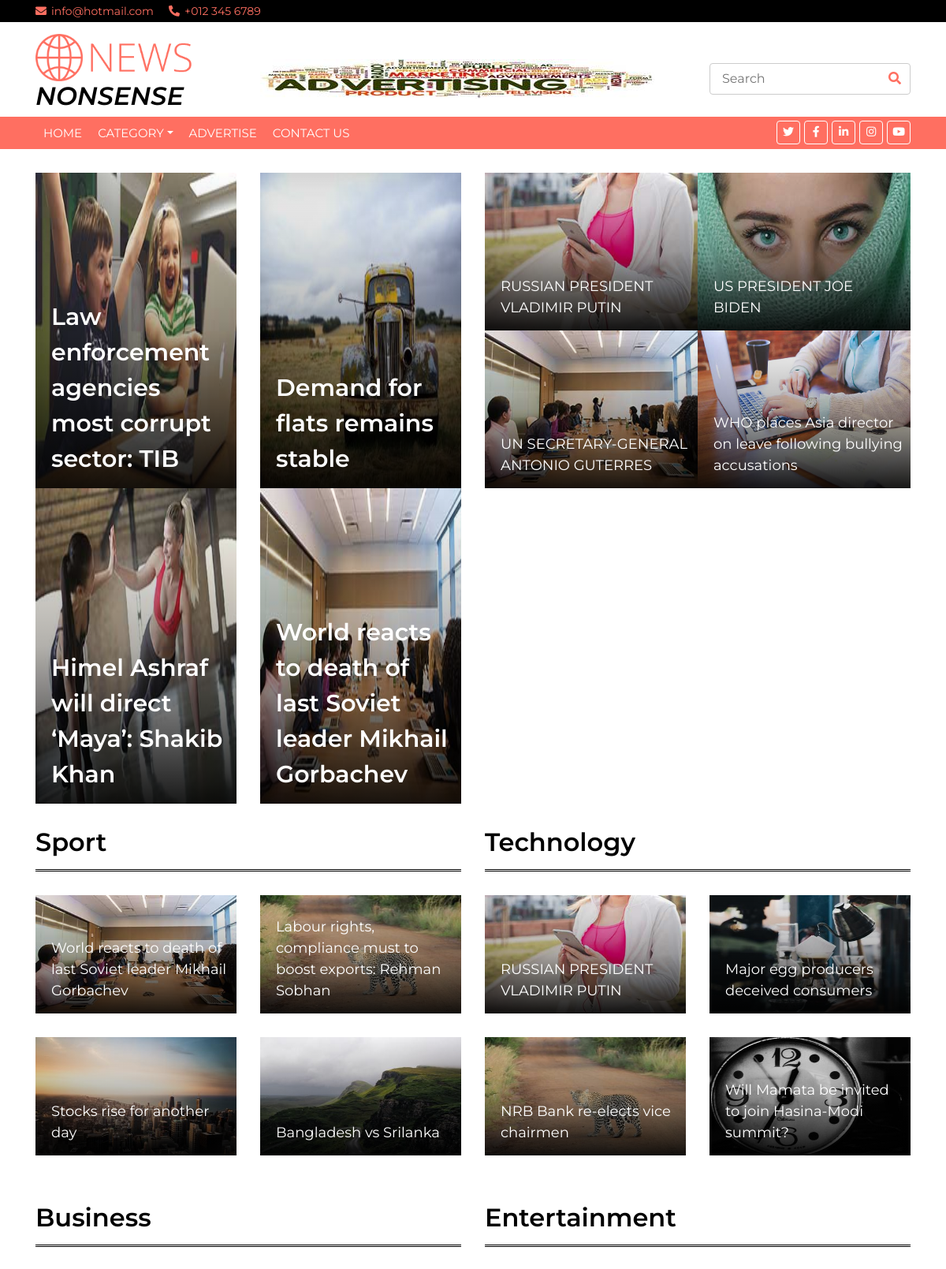
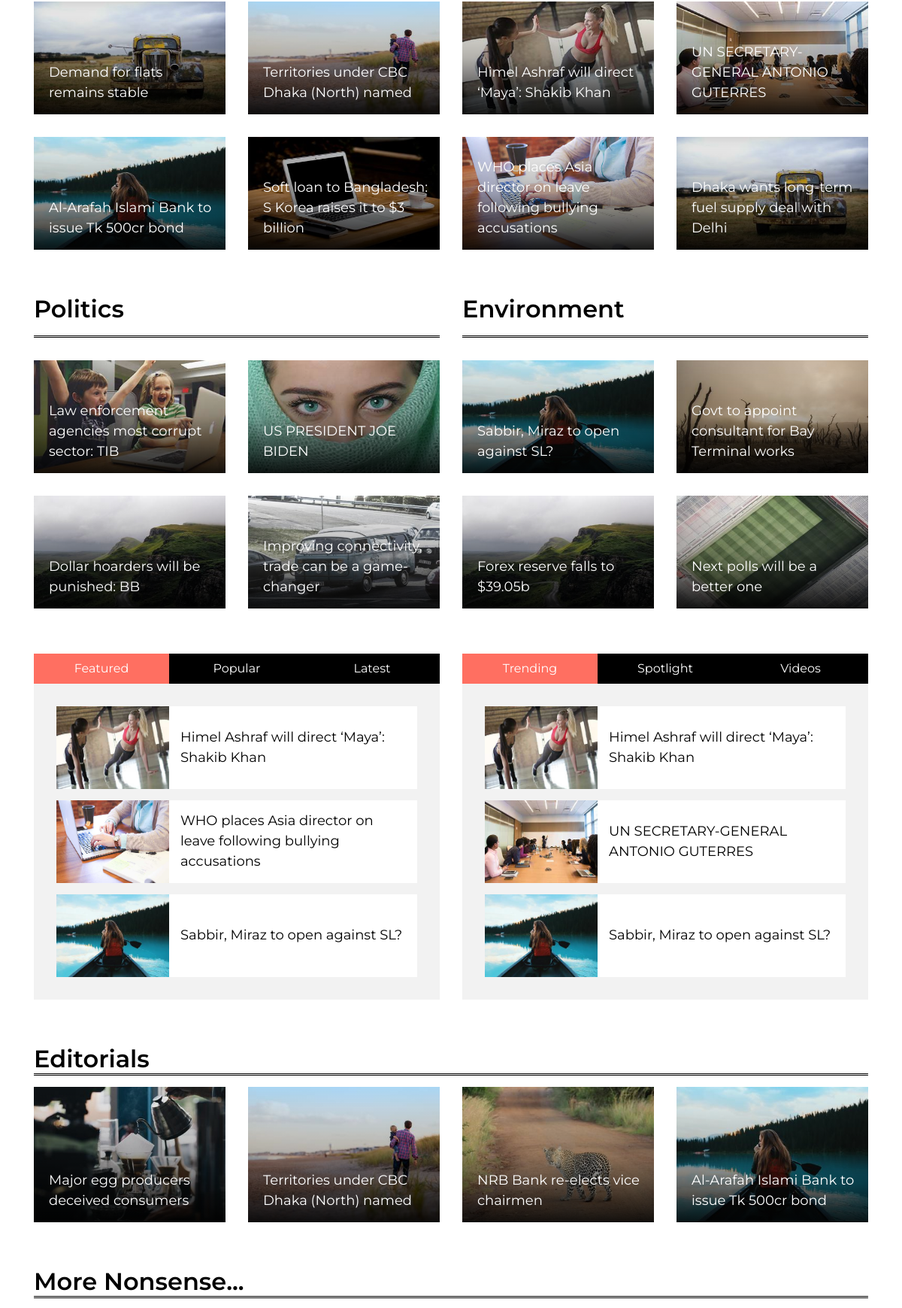
The page / (upper part) on the database its author committed (2 pictures, top to bottom).
### tables this page shows
CREATE TABLE `advertisement` (
  `id` int(11) NOT NULL,
  `name` varchar(255) NOT NULL,
  `email` varchar(255) NOT NULL,
  `company` varchar(255) NOT NULL,
  `website` varchar(255) NOT NULL,
  `address` varchar(255) NOT NULL,
  `contact` bigint(20) NOT NULL,
  `image` varchar(255) NOT NULL,
  `thumb` varchar(255) NOT NULL,
  `description` varchar(255) DEFAULT NULL,
  `location` tinyint(4) DEFAULT NULL,
  `status` tinyint(1) NOT NULL DEFAULT 0,
  `date` date DEFAULT NULL
);

CREATE TABLE `post` (
  `id` int(11) NOT NULL,
  `title` varchar(255) NOT NULL,
  `description` text NOT NULL,
  `category` int(11) NOT NULL,
  `tag` varchar(255) NOT NULL,
  `image` varchar(255) NOT NULL,
  `featured` tinyint(1) DEFAULT NULL,
  `video` tinyint(1) DEFAULT NULL,
  `trending` tinyint(1) DEFAULT NULL,
  `spotlight` tinyint(1) DEFAULT NULL,
  `editorial` tinyint(1) DEFAULT NULL,
  `homemainnews` tinyint(1) DEFAULT NULL,
  `homemainnewsslider` tinyint(1) DEFAULT NULL,
  `homemorenews` tinyint(1) DEFAULT NULL,
  `catmainnews` tinyint(1) DEFAULT NULL,
  `catmainnewsslider` tinyint(1) DEFAULT NULL,
  `catmorenews` tinyint(1) DEFAULT NULL,
  `viewcount` bigint(20) NOT NULL,
  `created_at` timestamp NOT NULL DEFAULT current_timestamp() ON UPDATE current_timestamp()
);

CREATE TABLE `category` (
  `id` int(11) NOT NULL,
  `name` varchar(255) NOT NULL
);

### application/views/front/app.php (called while the page is built, shortened)
<?php $this->load->view('front/include/header'); ?>
	<?php $this->load->view($page); ?>

### application/controllers/HomeCtrl.php (called while the page is built, shortened)
<?php
class HomeCtrl extends CI_Controller {
	public function index(){
		$data['hslider']=$this->db->where('homemainnewsslider',1)->get('post')->result();
		$data['hmain']=$this->db->where('homemainnews',1)->get('post')->result();
		$data['hmore']=$this->db->where('homemorenews',1)->get('post')->result();
		$data['catsl']=$this->db->get('category')->result();
		$data['ftab']=$this->db->where('featured',1)->limit(3, 0)->get('post')->result();
		$data['ptab']=$this->db->order_by('viewcount','DESC')->limit(3, 0)->get('post')->result();
		$data['ltab']=$this->db->order_by('created_at','DESC')->limit(3, 0)->get('post')->result();
		$data['ttab']=$this->db->where('trending',1)->limit(3, 0)->get('post')->result();
		$data['stab']=$this->db->where('spotlight',1)->limit(3, 0)->get('post')->result();
		$data['vtab']=$this->db->where('video',1)->limit(3, 0)->get('post')->result();
		$data['edtl']=$this->db->where('editorial',1)->limit(4, 0)->get('post')->result();
		$data['page']="front/home";
		$this->load->view('front/app',$data);
	}
}

### index.php (called while the page is built, shortened)
<?php
require_once BASEPATH.'core/CodeIgniter.php';

### application/views/front/home.php (the view, shortened to what this page needs)
<div class="top-news">
    <div class="container">
        <div class="row">
            <div class="col-md-6 tn-left">
                <div class="row tn-slider">
                    <?php
                        if($hslider){
                        foreach($hslider as $hs){
                    ?>
                        <div class="col-md-6">
                            <div class="tn-img">
                                <img src="<?= base_url('img/admin/media/'.$hs->image) ?>" height="400"/>
                                <div class="tn-title">
                                    <a href="<?= base_url('post/'.$hs->id) ?>"><?= $hs->title ?></a>
                                </div>
                            </div>
                        </div>
                    <?php } } ?>
                </div>
            </div>
            <div class="col-md-6 tn-right">
                <div class="row">
                    <?php
                        if($hmain){
                        foreach($hmain as $hmn){
                    ?>
                        <div class="col-md-6">
                            <div class="tn-img">
                                <img src="<?= base_url('img/admin/media/'.$hmn->image) ?>" height="200" />
                                <div class="tn-title">
                                    <a href="<?= base_url('post/'.$hmn->id) ?>"><?= $hmn->title ?></a>
                                </div>
                            </div>
                        </div>
                    <?php } } ?>
                </div>
            </div>
        </div>
    </div>
</div>
<div class="cat-news">
    <div class="container">
        <div class="row">
            <?php
                if($catsl){
                foreach($catsl as $cs){
            ?>
                <div class="col-md-6">
                    <h2> <?=$cs->name?> </h2>
                    <div class="row cn-slider">
                        <?php
                            $hcat=$this->db->where('category', $cs->id)->get('post')->result();
                            if($hcat){
                            foreach($hcat as $hc){
                        ?>
                            <div class="col-md-6">
                                <div class="cn-img">
                                    <img src="<?= base_url('img/admin/media/'.$hc->image) ?>" height="150" />
                                    <div class="cn-title">
                                        <a href="<?= base_url('post/'.$hc->id) ?>"><?= $hc->title ?></a>
                                    </div>
                                </div>
                            </div>
                        <?php } } ?>
                    </div>
                </div>
            <?php } } ?>
        </div>
    </div>
</div>
<div class="tab-news">
    <div class="container">
        <div class="row">
            <div class="col-md-6">
                <ul class="nav nav-pills nav-justified">
                    <li class="nav-item">
                        <a class="nav-link active" data-toggle="pill" href="#featured">Featured</a>
                    </li>
                    <li class="nav-item">
                        <a class="nav-link" data-toggle="pill" href="#popular">Popular</a>
                    </li>
                    <li class="nav-item">
                        <a class="nav-link" data-toggle="pill" href="#latest">Latest</a>
                    </li>
                </ul>
                <div class="tab-content">
                    <div id="featured" class="container tab-pane active">
                        <?php
                            if($ftab){
                            foreach($ftab as $ft){
                        ?>
                            <div class="tn-news">
                                <div class="tn-img">
                                    <img src="<?= base_url('img/admin/media/'.$ft->image) ?>" height="110"  />
                                </div>
                                <div class="tn-title">
                                    <a href="<?= base_url('post/'.$ft->id) ?>"><?= $ft->title ?></a>
                                </div>
                            </div>
                        <?php } } ?>
                    </div>
                </div>
            </div>
            <div class="col-md-6">
                <ul class="nav nav-pills nav-justified">
                    <li class="nav-item">
                        <a class="nav-link active" data-toggle="pill" href="#trending">Trending</a>
                    </li>
                    <li class="nav-item">
                        <a class="nav-link" data-toggle="pill" href="#spotlight">Spotlight</a>
                    </li>
                    <li class="nav-item">
                        <a class="nav-link" data-toggle="pill" href="#videos">Videos</a>
                    </li>
                </ul>
                <div class="tab-content">
                    <div id="trending" class="container tab-pane active">
                        <?php
                            if($ttab){
                            foreach($ttab as $tt){
                        ?>
                            <div class="tn-news">
                                <div class="tn-img">
                                    <img src="<?= base_url('img/admin/media/'.$tt->image) ?>" height="110" />
                                </div>
                                <div class="tn-title">
                                    <a href="<?= base_url('post/'.$tt->id) ?>"><?= $tt->title ?></a>
                                </div>
                            </div>
                        <?php } } ?>
                    </div>
                </div>
            </div>
        </div>
    </div>
</div>
<div class="editorial">
    <div class="container">
        <div class="row">
            <div class="col-lg-12">
                <h2 style="border-bottom: 3px black double">Editorials</h2>
                <div class="row">
                    <?php
                        if($edtl){
                        foreach($edtl as $e){
                    ?>
                        <div class="col-md-3">
                            <div class="mn-img">
                                <img src="<?= base_url('img/admin/media/'.$e->image) ?>" height="180" />
                                <div class="mn-title">
                                    <a href="<?= base_url('post/'.$e->id) ?>"><?= $e->title ?></a>
                                </div>
                            </div>
                        </div>
                    <?php } } ?>
                </div>
            </div>
        </div>
    </div>
</div>
<div class="main-news">
    <div class="container">
        <div class="row">
            <div class="col-lg-12">
                <h2 style="border-bottom: 3px black double">More Nonsense...</h2>
            </div>
        </div>
    </div>
</div>

### application/views/front/include/header.php (shortened to what this page needs)
<!DOCTYPE html>
<html lang="en">
<head>
    <link href="https://stackpath.bootstrapcdn.com/bootstrap/4.4.1/css/bootstrap.min.css" rel="stylesheet">
    <link href="https://cdnjs.cloudflare.com/ajax/libs/font-awesome/5.10.0/css/all.min.css" rel="stylesheet">
    <link href="<?php echo base_url(); ?>lib/slick/slick.css" rel="stylesheet">
    <link href="<?php echo base_url(); ?>lib/slick/slick-theme.css" rel="stylesheet">
</head>
<body>
    <div class="top-bar">
        <div class="container">
            <div class="row">
                <div class="col-lg-6">
                    <div class="tb-contact">
                        <p><i class="fas fa-envelope"></i>info@hotmail.com</p>
                        <p><i class="fas fa-phone-alt"></i>+012 345 6789</p>
                    </div>
                </div>
            </div>
        </div>
    </div>
    <div class="brand">
        <div class="container">
            <div class="row align-items-center">
                <div class="col-lg-3 col-md-4">
                    <div class="b-logo">
                        <a href="<?php echo base_url('home'); ?>">
                            <img src="<?php echo base_url(); ?>img/logo.png" alt="Logo">
                        </a>
                        <h2 class="font-italic text-break text-*-center">NONSENSE</h1>
                    </div>
                </div>
                <div class="col-lg-6 col-md-4">
                    <div class="b-ads">
                        <?php
                            $ad1 = $this->db->where('location', 1)->limit(1, 0)->get('advertisement')->row();
                        ?>
                        <a href="#">
                            <img src="<?= base_url('img/admin/ad/'.$ad1->image) ?>" alt="Advertisement Image">
                        </a>
                    </div>
                </div>
                <div class="col-lg-3 col-md-4">
                    <div class="b-search">
                        <form method="get" action="<?= base_url('search') ?>">
                            <input type="text" name="key_word" placeholder="Search">
                            <button type="submit"><i class="fa fa-search"></i></button>
                        </form>
                    </div>
                </div>
            </div>
        </div>
    </div>
    <div class="nav-bar">
        <div class="container">
            <nav class="navbar navbar-expand-md bg-dark navbar-dark">
                <div class="collapse navbar-collapse justify-content-between" id="navbarCollapse">
                    <div class="navbar-nav mr-auto">
                        <a href="<?= base_url('home') ?>" class="nav-item nav-link">Home</a>
                        <div class="nav-item dropdown">
                            <a class="nav-link dropdown-toggle" data-toggle="dropdown">Category</a>
                        </div>
                        <a href="<?= base_url('advertise') ?>" class="nav-item nav-link">Advertise</a>
                        <a href="<?= base_url('contact') ?>" class="nav-item nav-link">Contact Us</a>
                    </div>
                    <div class="social ml-auto">
                        <a href=""><i class="fab fa-twitter"></i></a>
                        <a href=""><i class="fab fa-facebook-f"></i></a>
                        <a href=""><i class="fab fa-linkedin-in"></i></a>
                        <a href=""><i class="fab fa-instagram"></i></a>
                        <a href=""><i class="fab fa-youtube"></i></a>
                    </div>
                </div>
            </nav>
        </div>
    </div>

### rows shown on the page
advertisement: image (picture)
post: image (picture), title "Law enforcement agencies most corrupt sector: TIB"
post: image (picture), title "Demand for flats remains stable"
post: image (picture), title "Himel Ashraf will direct ‘Maya’: Shakib Khan"
post: image (picture), title "World reacts to death of last Soviet leader Mikhail Gorbachev"
post: image (picture), title "RUSSIAN PRESIDENT VLADIMIR PUTIN"
post: image (picture), title "US PRESIDENT JOE BIDEN"
post: image (picture), title "UN SECRETARY-GENERAL ANTONIO GUTERRES"
post: image (picture), title "WHO places Asia director on leave following bullying accusations"
category: name "Sport"
post: image (picture), title "Labour rights, compliance must to boost exports: Rehman Sobhan"
post: image (picture), title "Stocks rise for another day"
post: image (picture), title "Bangladesh vs Srilanka"
category: name "Technology"
post: image (picture), title "Major egg producers deceived consumers"
post: image (picture), title "NRB Bank re-elects vice chairmen"
post: image (picture), title "Will Mamata be invited to join Hasina-Modi summit?"
category: name "Business"
post: image (picture), title "Territories under CBC Dhaka (North) named"
post: image (picture), title "Al-Arafah Islami Bank to issue Tk 500cr bond"
post: image (picture), title "Soft loan to Bangladesh: S Korea raises it to $3 billion"
category: name "Entertainment"
post: image (picture), title "Dhaka wants long-term fuel supply deal with Delhi"
category: name "Politics"
post: image (picture), title "Dollar hoarders will be punished: BB"
post: image (picture), title "Improving connectivity, trade can be a game-changer"
category: name "Environment"
post: image (picture), title "Sabbir, Miraz to open against SL?"
post: image (picture), title "Govt to appoint consultant for Bay Terminal works"
post: image (picture), title "Forex reserve falls to $39.05b"
post: image (picture), title "Next polls will be a better one"
